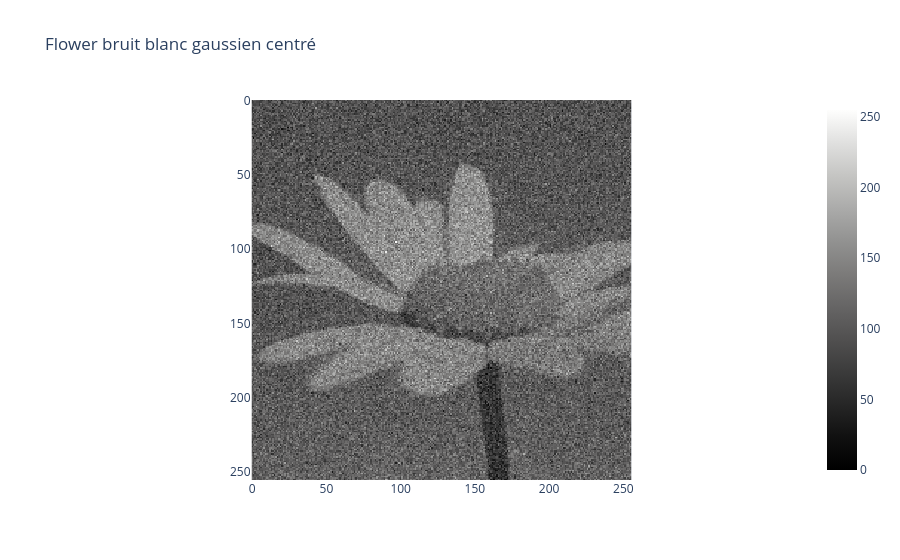

The notebook cell this image was saved under:
### Code cell
im_gauss = tsi.add_gaussian_noise(im1,50)
fig = px.imshow(im_gauss, title="Flower bruit blanc gaussien centré", color_continuous_scale='gray') 
fig.show()

### Figure 1 — Plotly figure (JSON) as saved in the notebook; plotly's stock layout.template omitted (floating-point values rounded to 4 significant figures; data arrays with more than 128 entries replaced by an {"elided": "..."} marker saying what was removed)
{"data": [{"coloraxis": "coloraxis", "hovertemplate": "x: %{x}<br>y: %{y}<br>color: %{z}<extra></extra>", "name": "0", "type": "heatmap", "xaxis": "x", "yaxis": "y", "z": {"elided": "256x256 int values"}}], "layout": {"coloraxis": {"colorscale": [[0, "rgb(0, 0, 0)"], [0.09091, "rgb(16, 16, 16)"], [0.1818, "rgb(38, 38, 38)"], [0.2727, "rgb(59, 59, 59)"], [0.3636, "rgb(81, 80, 80)"], [0.4545, "rgb(102, 101, 101)"], [0.5455, "rgb(124, 123, 122)"], [0.6364, "rgb(146, 146, 145)"], [0.7273, "rgb(171, 171, 170)"], [0.8182, "rgb(197, 197, 195)"], [0.9091, "rgb(224, 224, 223)"], [1, "rgb(254, 254, 253)"]]}, "title": {"text": "Flower bruit blanc gaussien centré"}, "xaxis": {"anchor": "y", "constrain": "domain", "domain": [0, 1], "scaleanchor": "y"}, "yaxis": {"anchor": "x", "autorange": "reversed", "constrain": "domain", "domain": [0, 1]}}}
